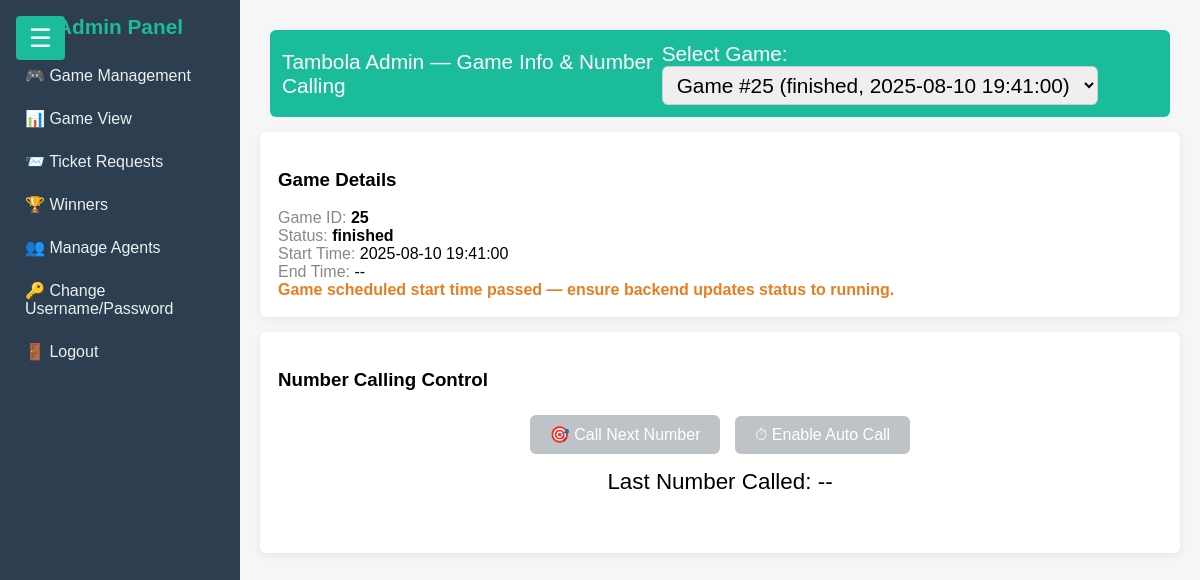
Page /admin/admin_game_view.php (signed in) on the committed database.
### tables this page shows
CREATE TABLE `games` (
  `game_id` int(11) NOT NULL,
  `game_name` varchar(100) NOT NULL,
  `status` enum('waiting','selecting','running','finished') DEFAULT 'waiting',
  `start_time` datetime DEFAULT current_timestamp(),
  `prizes` text DEFAULT NULL,
  `called_numbers` text DEFAULT '[]'
);

### admin/admin_game_view.php (the view, shortened to what this page needs)
<?php
require '../db.php';
$game_id = 0;
if ($game_id === 0) {
    $sql_latest = "SELECT game_id FROM games
                   WHERE status IN ('selecting','running','finished')
                   ORDER BY game_id DESC LIMIT 1";
    $latest_res = $conn->query($sql_latest);
    if ($latest_res && $latest_res->num_rows > 0) {
        $latest = $latest_res->fetch_assoc();
        $game_id = (int)$latest['game_id'];
    }
}
$game = null;
if ($game_id > 0) {
    $stmt = $conn->prepare("SELECT * FROM games WHERE game_id = ?");
    $stmt->bind_param("i", $game_id);
    $stmt->execute();
    $result = $stmt->get_result();
    if ($result && $result->num_rows > 0) {
        $game = $result->fetch_assoc();
    }
}
$all_games = $conn->query("SELECT game_id, status, start_time FROM games ORDER BY game_id DESC");
?>
<!DOCTYPE html>
<html>
<head>
</head>
<body>
<button class="hamburger-btn" id="hamburgerBtn">☰</button>
<div class="sidebar" id="sidebar">
    <h2>Admin Panel</h2>
    <a href="game_management.php">🎮 Game Management</a>
    <a href="admin_game_view.php">📊 Game View</a>
    <a href="../ticket_requests_common.php">📨 Ticket Requests</a>
    <a href="../winners.php">🏆 Winners</a>
    <a href="agent_management.php">👥 Manage Agents</a>
    <a href="admin_change_credentials.php">🔑 Change Username/Password</a>
    <a href="../logout.php">🚪 Logout</a>
</div>
<div class="content" id="contentArea">
<div class="header">
    <div>Tambola Admin — Game Info & Number Calling</div>
    <div>
        <label for="gameSelect" style="color:#fff; margin-right:8px;">Select Game:</label>
        <select id="gameSelect">
            <?php if ($all_games && $all_games->num_rows > 0): ?>
                <?php while ($row = $all_games->fetch_assoc()): ?>
                    <option value="<?= (int)$row['game_id'] ?>" <?= $row['game_id'] == $game_id ? 'selected' : '' ?>>
                        Game #<?= (int)$row['game_id'] ?> (<?= htmlspecialchars($row['status']) ?><?= !empty($row['start_time']) ? ', ' . htmlspecialchars($row['start_time']) : '' ?>)
                    </option>
                <?php endwhile; ?>
            <?php else: ?>
                <option disabled>No games found</option>
            <?php endif; ?>
        </select>
    </div>
</div>
<div class="section">
    <h3>Game Details</h3>
    <?php if ($game): ?>
        <div><span class="label">Game ID:</span> <b><?= (int)$game['game_id'] ?></b></div>
        <div><span class="label">Status:</span> <b><?= htmlspecialchars($game['status']) ?></b></div>
        <div><span class="label">Start Time:</span> <?= htmlspecialchars($game['start_time'] ?? '--') ?></div>
        <div><span class="label">End Time:</span> <?= htmlspecialchars($game['end_time'] ?? '--') ?></div>
        <?php
        if ($game['status'] !== 'running' && !empty($game['start_time'])) {
            if ($game['start_time'] > date('Y-m-d H:i:s')) {
                echo "<div class='info-warn'>Game will start at ".htmlspecialchars($game['start_time'])."</div>";
            } else {
                echo "<div class='info-warn'>Game scheduled start time passed — ensure backend updates status to running.</div>";
            }
        } elseif ($game['status'] === 'running') {
            echo "<div class='info-ok'>Game is running — controls enabled.</div>";
        }
        ?>
    <?php else: ?>
        <div style="color:#e74c3c;">No game found.</div>
    <?php endif; ?>
</div>
<div class="section">
    <h3>Number Calling Control</h3>
    <div style="text-align:center;">
        <button id="callNextNumberBtn" class="action-btn" <?= ($game && $game['status'] === 'running') ? '' : 'disabled' ?>>🎯 Call Next Number</button>
        <button id="autocallBtn" class="action-btn auto-btn" <?= ($game && $game['status'] === 'running') ? '' : 'disabled' ?>>⏱ Enable Auto Call</button>
    </div>
    <div id="lastCalledNumber">Last Number Called: --</div>
</div>
</div>
</body>
</html>

### admin/admin_game_view.php (style rules this page uses)
body { font-family:Arial;margin:0;padding:0;background:#f6f6f6; }
.sidebar { background:#2c3e50; color:#ecf0f1; height:100vh; width:240px; position:fixed; top:0; left:0; overflow-y:auto; transition:transform 0.3s ease; z-index:200; }
.sidebar h2 { text-align:center;font-size:1.3em;margin:15px 0;color:#1abc9c; }
.sidebar a { display:block;color:#ecf0f1;padding:12px 20px;text-decoration:none;border-left:5px solid transparent;transition:all .2s ease; }
.hamburger-btn { position:fixed;top:16px;left:16px; background:#1abc9c;color:#fff; border:none;border-radius:4px; font-size:1.6em;padding:7px 13px; cursor:pointer;z-index:301; }
.header { background:#1abc9c;padding:12px;color:#fff;margin:10px 10px 0 10px;font-size:1.3em;display:flex;align-items:center;justify-content:space-between;border-radius:6px; }
select#gameSelect { font-size:1em;padding:6px 10px;border-radius:6px;border:1px solid #ccc; }
.content { transition:margin-left 0.3s ease; margin-left:240px; padding:20px; }
.section { background:#fff;border-radius:6px;box-shadow:0 2px 8px rgba(0,0,0,0.07);margin:15px 0;padding:18px; }
.label { color:#888; }
#lastCalledNumber { text-align:center;font-size:1.4em;margin-top:10px; }
.action-btn { padding:10px 20px;background:#1abc9c;color:#fff; border:none;border-radius:6px;cursor:pointer; font-size:1em;margin:5px; }
.action-btn:disabled { background:#bdc3c7;cursor:not-allowed; }
.auto-btn { background:#e67e22; }
.info-warn { color:#e67e22; font-weight:bold; }

### rows in the picture
games: game_id "25", status "finished", start_time "2025-08-10 19:41:00"

### other values in the picture
$game['end_time'] "--"
